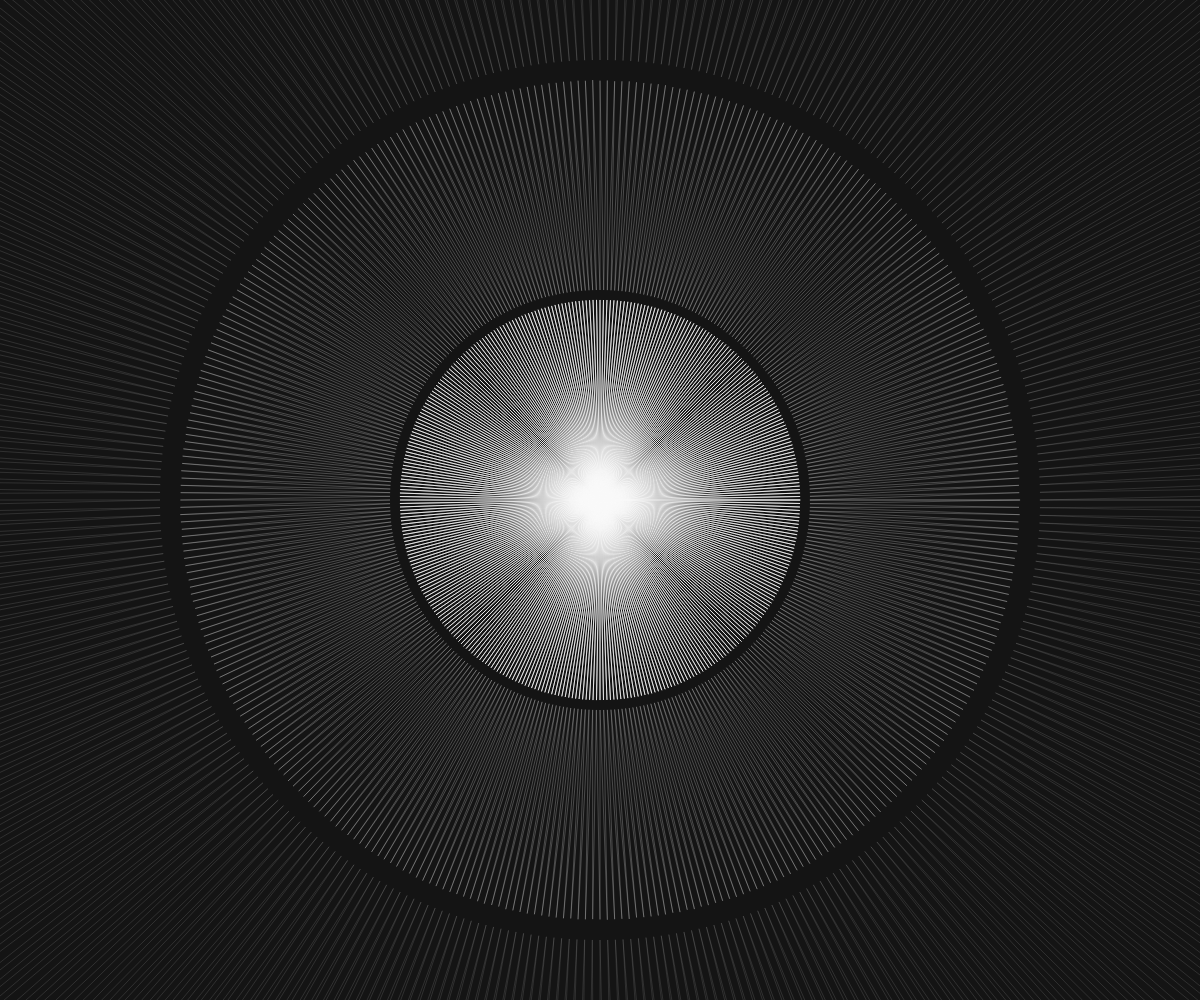
Frame 1 (no input)
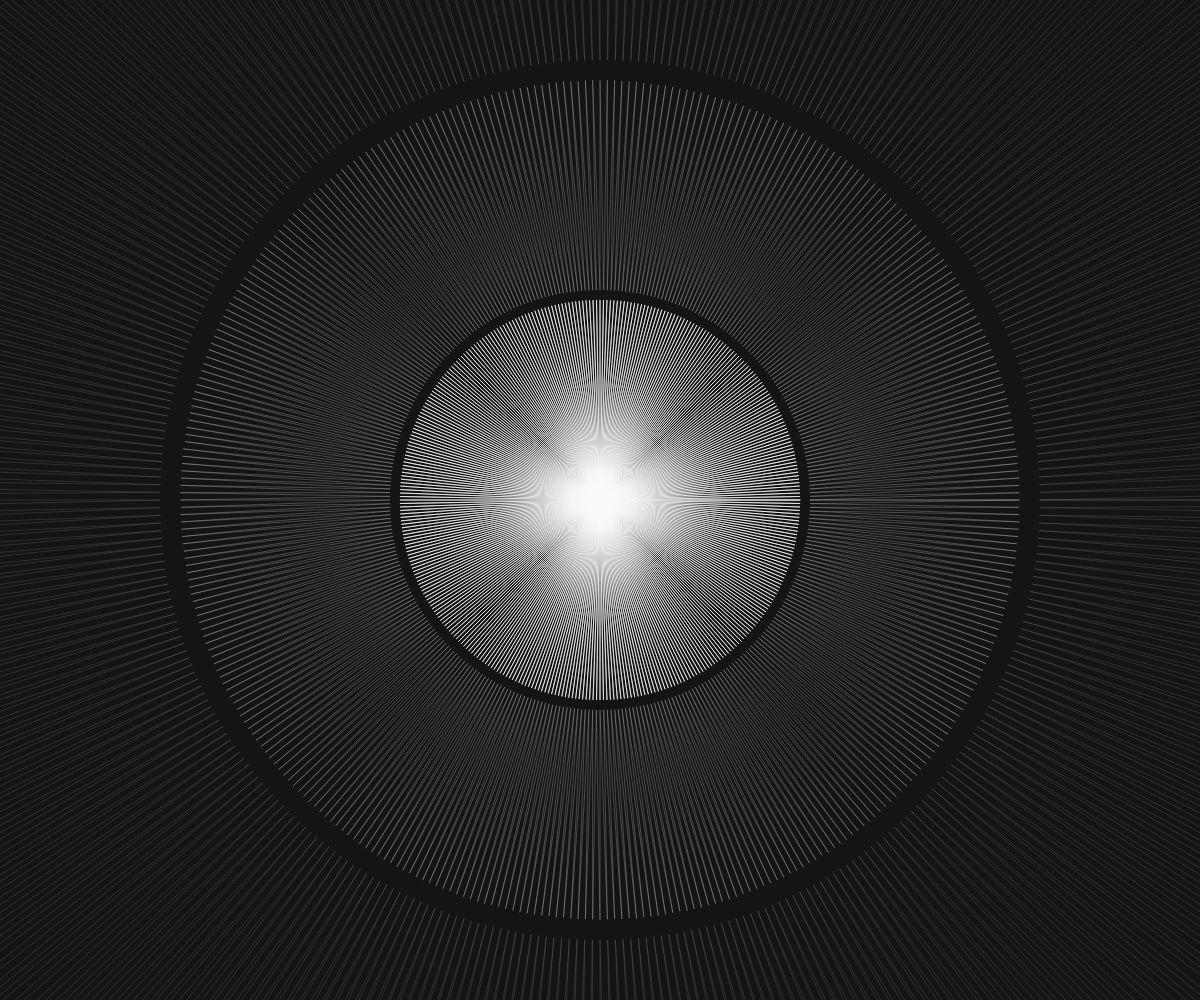
Frame 60 (no input)
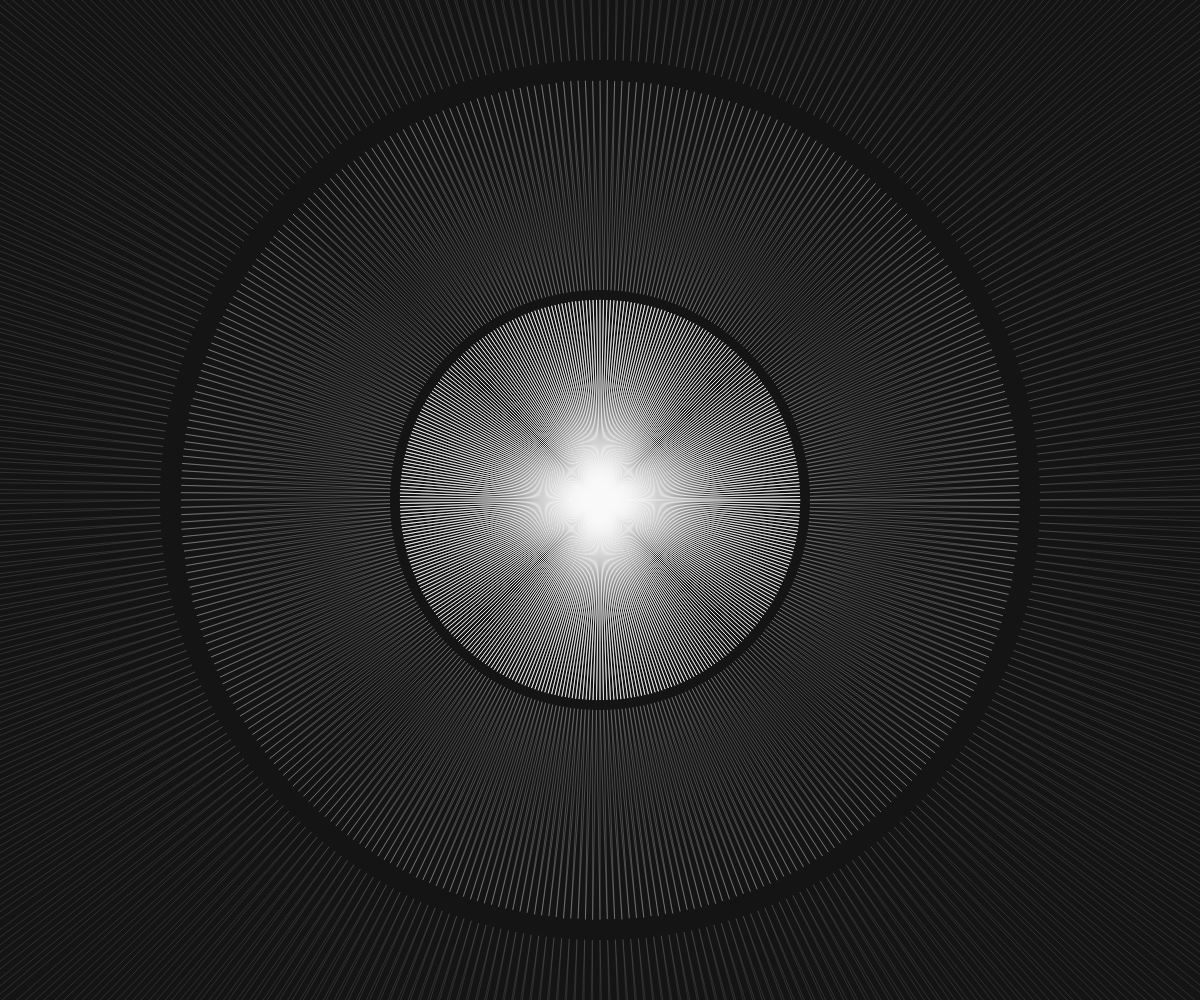
Frame 120 (the mouse pressed at the canvas centre since frame 60)

The p5.js sketch that drew these frames (run headless with seeded random() and noise() and a simulated clock; from frame 60 on, the mouse is pressed at the canvas centre):

// p5.js sketch
// ── sketch.js
function setup() {
  createCanvas(innerWidth, innerHeight);
  angleMode(DEGREES);
}

let count = 0;

function draw() {
  background(20);
  stroke(250, 30);
  noFill();
  translate(width / 2, height / 2);
  let forward = true;

  if (count == 99) {
    forward = false;
    count = 0;
    // count--;
  } else if (count == 1) {
    forward = true;
  }
  if (forward) {
    count++;
    console.log(count);
  } else {
    count--;
  }

  // SIMPLE VERTEX SHAPE
  // beginShape();
  // vertex(-100, -100);
  // if (frameCount % Math.floor(random(5, 15)) == 0) {
  //   vertex(-100, count);
  //   vertex(100, 100);
  //   vertex(100, -100);
  // }
  // endShape(CLOSE);

  // beginShape();
  // vertex(-100, -100);
  // if (frameCount % Math.floor(random(8, 20)) == 0) {
  //   vertex(-110, 110);
  //   vertex(0, 0);
  //   vertex(110, 110);
  //   vertex(0, 0);
  //   vertex(count, -110);
  // }
  // endShape(CLOSE);

  // VERTEX SHAPE WITH FOR LOOP
  beginShape();
  for (let i = 0; i < 361; i++) {
    let radius = 440;
    let x = radius * cos(i);
    let y = radius * sin(i);
    vertex(x, y);
    vertex(x * 4 + random(x * -0.03), y * 4 + random(y * -0.03));
  }
  endShape();

  // VERTEX SHAPE WITH FOR LOOP
  beginShape();
  for (let i = 0; i < 361; i++) {
    let radius = 210;
    let x = radius * cos(i);
    let y = radius * sin(i);

    stroke(250, 60);
    vertex(x, y);
    vertex(x * 2 + random(x * -0.005), y * 2 + random(y * -0.005));
  }
  endShape();

  // VERTEX SHAPE WITH FOR LOOP
  beginShape();
  for (let i = 0; i < 361; i++) {
    let radius = 200;
    let x = radius * cos(i);
    let y = radius * sin(i);

    stroke(250, 180);
    vertex(x + random(x * 0.001), y + random(y * 0.001));
    vertex(radians(x) / 10, radians(y) / 10);
  }
  endShape();

  // // VERTEX SHAPE WITH FOR LOOP
  // beginShape();
  // for (let i = 0; i < 361; i += 360 / 10) {
  //   let radius = 150;
  //   let x = radius * cos(i);
  //   let y = radius * sin(i);

  //   if (frameCount % Math.floor(random(2, 5)) == 0) {
  //     pop();
  //     // strokeWeight(Math.floor(random(1, 3)));
  //     vertex(x, y);
  //     push();
  //   }
  // }
  // endShape();

  // // CURVE VERTEX SHAPE
  // stroke(250, 250, 0);
  // beginShape();
  // curveVertex(mouseX, mouseY);
  // curveVertex(0, 100);
  // curveVertex(100, 100);
  // curveVertex(400, 300);
  // endShape();
}
